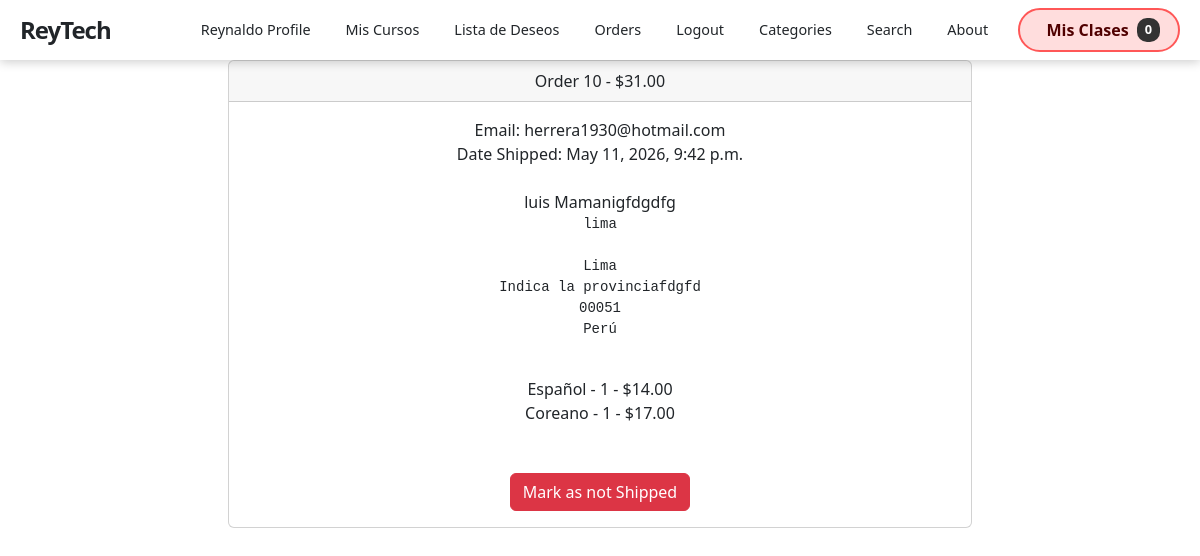
The app's page /payment/orders/10 (signed in) with its own data.
### payment/models.py (models this page shows, shortened)
class Order(models.Model):
    user = models.ForeignKey(User, on_delete=models.CASCADE, null=True, blank=True)
    full_name = models.CharField(max_length=250)
    email = models.EmailField(max_length=250)
    shipping_address = models.TextField(max_length=15000)
    amount_paid = models.DecimalField(max_digits=7, decimal_places=2)
    date_ordered = models.DateTimeField(auto_now_add=True)
    shipped = models.BooleanField(default=False)
    date_shipped = models.DateTimeField(blank=True, null=True)
    invoice = models.CharField(max_length=250, null=True, blank=True)
    paid = models.BooleanField(default=False)
    tiempo_inicio = models.DateTimeField(null=True, blank=True)
    tiempo_fin = models.DateTimeField(null=True, blank=True)
    tema_estudio = models.CharField(max_length=255, null=True, blank=True)

class OrderItem(models.Model):
    order = models.ForeignKey(Order, on_delete=models.CASCADE, null=True)
    product = models.ForeignKey(Product, on_delete=models.CASCADE, null=True)
    user = models.ForeignKey(User, on_delete=models.CASCADE, null=True, blank=True)
    quantity = models.PositiveBigIntegerField(default=1)
    price = models.DecimalField(max_digits=7, decimal_places=2)

### store/models.py (models this page shows, shortened)
class Product(models.Model):
    name = models.CharField(max_length=100)
    user = models.ForeignKey(User, on_delete=models.CASCADE)
    price = models.DecimalField(default=0, decimal_places=2, max_digits=6)
    category = models.ForeignKey(Category, on_delete=models.CASCADE, default=1)
    description = models.CharField(max_length=250, default='', blank=True, null=True)
    image = models.ImageField(upload_to='uploads/product')
    is_sale = models.BooleanField(default=False)
    sale_price = models.DecimalField(default=0, decimal_places=2, max_digits=6, null=True, blank=True)
    pay_method = models.CharField(max_length=250, null=True)
    video = models.FileField(upload_to="video", null=True)
    created_day = models.DateTimeField(default=timezone.now)
    learning_points = models.TextField(
        blank=True, default='',
        verbose_name="Lo que aprenderás",
        help_text="Un punto por línea"
    )
    requirements = models.TextField(
        blank=True, default='',
        verbose_name="Requisitos previos",
        help_text="Un requisito por línea"
    )
    target_audience = models.TextField(
        blank=True, default='',
        verbose_name="Dirigido a",
        help_text="Un público por línea"
    )
    language = models.CharField(
        max_length=50, blank=True, default='Español',
        verbose_name="Idioma"
    )
    duration_minutes = models.PositiveIntegerField(
        default=0,
        verbose_name="Duración total (minutos)"
    )
    def __str__(self):
        return self.name

### payment/views.py (the view, shortened to what this page needs)
# urls.py: path('orders/<int:pk>', views.orders, name='orders'),
def orders(request, pk):
    if request.user.is_authenticated and request.user.is_authenticated:
        order = Order.objects.get(id=pk)
        items = OrderItem.objects.filter(order=pk)
        return render(request, 'payment/orders.html',{"order":order, "items":items})
    else:
        messages.success(request, "Order Placed")
        return redirect('index')

### cart/cart.py (called while the page is built)
    def __len__(self):
        return len(self.cart)

### cart/context_processors.py (called while the page is built)
def cart(request):
    return {'cart': Cart(request)}

### payment/templates/payment/orders.html (shortened to what this page needs)
{% extends 'base.html' %}
{% block content %}
<div class="container">
    <div class="row">
        <center>
            <div class="col-8">
                <div class="card">
                    <div class="card-header">
                      Order {{ order.id }} - ${{order.amount_paid }}
                    </div>
                    <div class="card-body">
                      Email: {{ order.email }}<br/>
                      {% if order.date_shipped %}
                        Date Shipped: {{ order.date_shipped }}
                        {% else %}
                            Date Ordered: {{ order.date_ordered }}
                       {% endif %}
                      <br/><br/>
                      {{ order.full_name }}<br/>
                      <pre>{{ order.shipping_address }}
                      </pre>
                      {% for item in items %}
                        {{ item.product }} - {{ item.quantity }} - ${{ item.price }}<br/>
                      {% endfor %}
                      <br/><br/>
                      {% if not order.shipped %}
                      <form method="POST">
                        {% csrf_token %}
                        <input type="hidden" name="shipping_status" value="true">
                        <button type="submit" class="btn btn-success">Mark as Shipped</button>
                      </form>
                        {% else %}
                      <form method="POST">
                        <button type="submit" class="btn btn-danger">Mark as not Shipped</button>
                      </form>
                      {% endif %}
                    </div>
                  </div>
                  <br/><br/>
            </div>
        </center>
    </div>
</div>
{% endblock %}

### store/templates/navbar.html (shortened to what this page needs)
<nav class="nav-principal">
    <div  class="contenedor-nav">
        <a class="nav-logo" href="{% url 'index' %}">ReyTech</a>
        <div class="nav-colapso" id="navbarSupportedContent">
            <ul class="lista-nav">
                {% if user.is_authenticated %}
                <li class="item-desplegable">
                    <a class="nav-link-custom perfil-usuario">{{request.user.username}} profile</a>
                </li>
                <li><a class="nav-link-custom" href="{% url 'my_courses' %}">Mis Cursos</a></li>
<li><a class="nav-link-custom" href="{% url 'wishlist' %}">Lista de Deseos</a></li>
                {% if user.is_superuser %}
                <li class="item-desplegable">
                    <a class="nav-link-custom">Orders</a>
                </li>
                {% endif %}
                <li><a class="nav-link-custom" href="{% url 'logout' %}">Logout</a></li>
                {% else %}
                <li><a class="nav-link-custom" href="{% url 'login' %}">Login</a></li>
                <li><a class="nav-link-custom" href="{% url 'register' %}">Register</a></li>
                {% endif %}
                <li class="item-desplegable">
                    <a class="nav-link-custom">Categories</a>
                </li>
                <li><a class="nav-link-custom" href="{% url 'search' %}">Search</a></li>
                <li><a class="nav-link-custom" href="{% url 'about' %}">About</a></li>
            </ul>
            <form class="form-carrito">
                <a href="{% url 'cart_summary' %}" class="boton-carrito">
                    <i class="icono-carrito">&nbsp;&nbsp;Mis Clases</i>
                    <span class="contador-badge" id="cart_quantity">{{ cart|length }}</span>
                </a>
            </form>
        </div>
    </div>
</nav>

### store/templates/navbar.html (style rules this page uses)
.nav-principal { background-color: #ffffff; position: fixed; top: 0; left: 0; width: 100%; z-index: 1000; padding: 0; font-family: 'Segoe UI', system-ui, sans-serif; box-shadow: 0 2px 10px rgba(0,0,0,0.2); height: 60px; }
.contenedor-nav { max-width: 1200px; margin: 0 auto; display: flex; justify-content: space-between; align-items: center; padding: 0 20px; height: 60px; }
.nav-logo { color: var(--azul-dark); font-size: 1.5rem; font-weight: bold; text-decoration: none; letter-spacing: -1px; }
.nav-colapso { display: flex; align-items: center; gap: 15px; }
.lista-nav { display: flex; list-style: none; margin: 0; padding: 0; gap: 5px; }
.nav-link-custom { color: var(--azul-dark); text-decoration: none; padding: 10px 15px; display: block; font-weight: 500; transition: 0.3s; cursor: pointer; border-radius: 4px; font-size: 0.9rem; }
.perfil-usuario { text-transform: capitalize; }
.item-desplegable { position: relative; }
.boton-carrito { background-color: #ffdddd; border: 2px solid #ff5757; color: #500000; padding: 8px 18px; border-radius: 50px; text-decoration: none; font-weight: bold; display: flex; align-items: center; transition: all 0.3s ease; }
.icono-carrito { font-style: normal; }
.contador-badge { background: #333; color: white; padding: 2px 8px; border-radius: 10px; margin-left: 8px; font-size: 0.8rem; }

### records on screen
Order: id "10", amount_paid "31.00", email "herrera1930@hotmail.com", date_shipped "May 11, 2026, 9:42 p.m.", full_name "luis Mamanigfdgdfg", shipping_address "lima Lima Indica la provinciafdgfd 00051 Perú"
OrderItem: product "Español", quantity "1", price "14.00"
OrderItem: product "Coreano", quantity "1", price "17.00"

### other values on screen
{{ request.user.username }} "Reynaldo"
{{ cart|length }} "0"
